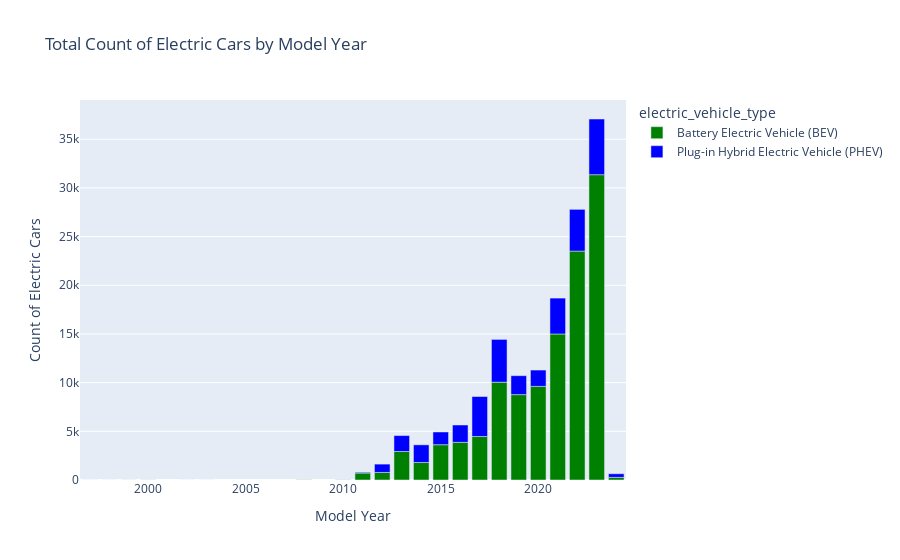

Write notebook code for a chart like this one.
### Code cell
# Group the dataset by model year and electric vehicle type, and sum the number of cars for each combination
model_year_counts = electric_cars.groupby(['model_year', 'electric_vehicle_type'])['n_cars'].agg('sum').reset_index()

# Plot the bar plot using Plotly Express
fig = px.bar(model_year_counts,
             x='model_year', 
             y='n_cars', 
             color='electric_vehicle_type',
             title='Total Count of Electric Cars by Model Year',
             labels={'model_year': 'Model Year', 'n_cars': 'Count of Electric Cars'},
             color_discrete_map={'Plug-in Hybrid Electric Vehicle (PHEV)': 'blue',
                                 'Battery Electric Vehicle (BEV)': 'green'})

# Show the plot
fig.show()

### Figure 1 — Plotly figure (JSON) as saved in the notebook; plotly's stock layout.template omitted (floating-point values rounded to 4 significant figures)
{"data": [{"alignmentgroup": "True", "hovertemplate": "electric_vehicle_type=Battery Electric Vehicle (BEV)<br>Model Year=%{x}<br>Count of Electric Cars=%{y}<extra></extra>", "legendgroup": "Battery Electric Vehicle (BEV)", "marker": {"color": "green", "pattern": {"shape": ""}}, "name": "Battery Electric Vehicle (BEV)", "offsetgroup": "Battery Electric Vehicle (BEV)", "orientation": "v", "showlegend": true, "textposition": "auto", "type": "bar", "x": [1997, 1998, 1999, 2000, 2002, 2003, 2008, 2010, 2011, 2012, 2013, 2014, 2015, 2016, 2017, 2018, 2019, 2020, 2021, 2022, 2023, 2024], "xaxis": "x", "y": [1, 1, 4, 8, 2, 1, 18, 21, 718, 776, 2926, 1796, 3625, 3867, 4466, 10046, 8771, 9617, 14998, 23511, 31360, 271], "yaxis": "y"}, {"alignmentgroup": "True", "hovertemplate": "electric_vehicle_type=Plug-in Hybrid Electric Vehicle (PHEV)<br>Model Year=%{x}<br>Count of Electric Cars=%{y}<extra></extra>", "legendgroup": "Plug-in Hybrid Electric Vehicle (PHEV)", "marker": {"color": "blue", "pattern": {"shape": ""}}, "name": "Plug-in Hybrid Electric Vehicle (PHEV)", "offsetgroup": "Plug-in Hybrid Electric Vehicle (PHEV)", "orientation": "v", "showlegend": true, "textposition": "auto", "type": "bar", "x": [2010, 2011, 2012, 2013, 2014, 2015, 2016, 2017, 2018, 2019, 2020, 2021, 2022, 2023, 2024], "xaxis": "x", "y": [3, 78, 857, 1639, 1817, 1309, 1783, 4108, 4395, 1945, 1677, 3686, 4288, 5719, 371], "yaxis": "y"}], "layout": {"autosize": true, "barmode": "relative", "legend": {"title": {"text": "electric_vehicle_type"}, "tracegroupgap": 0}, "title": {"text": "Total Count of Electric Cars by Model Year"}, "xaxis": {"anchor": "y", "autorange": true, "domain": [0, 1], "range": [1996.0, 2024.0], "title": {"text": "Model Year"}, "type": "linear"}, "yaxis": {"anchor": "x", "autorange": true, "domain": [0, 1], "range": [0, 39030.0], "title": {"text": "Count of Electric Cars"}, "type": "linear"}}}
